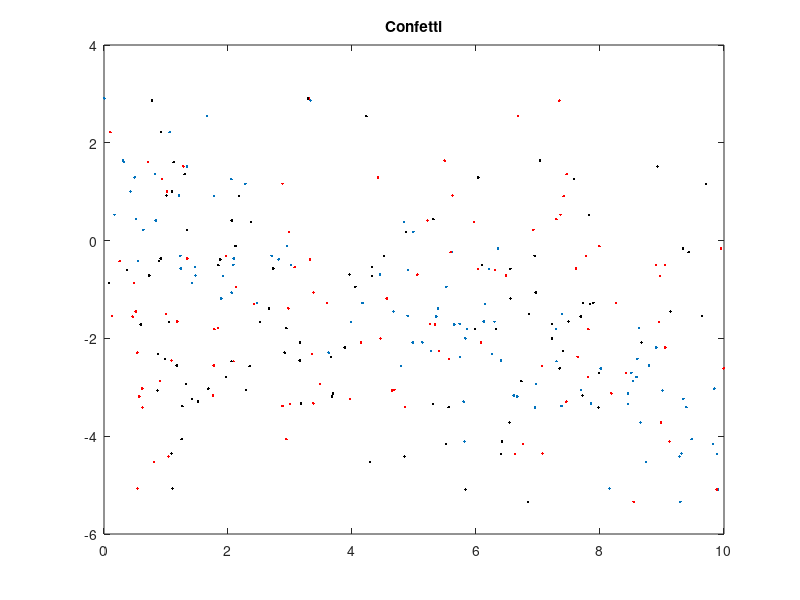
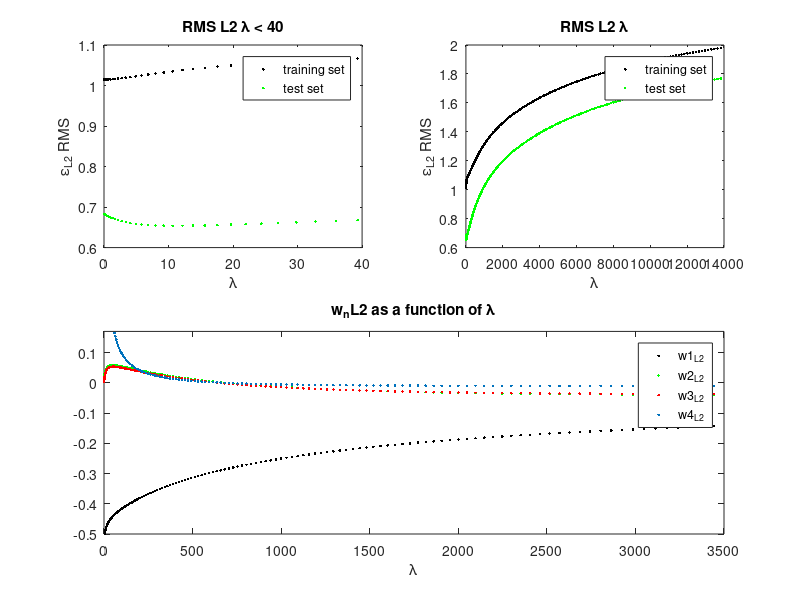
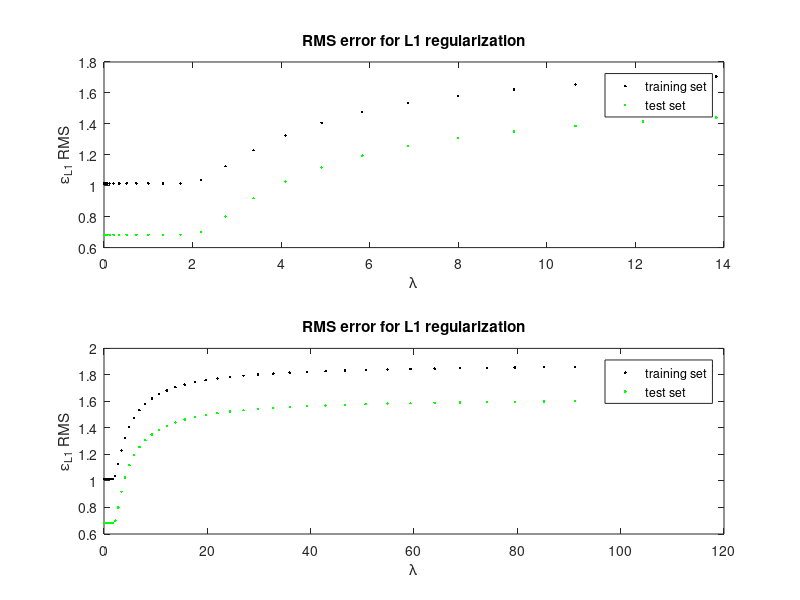
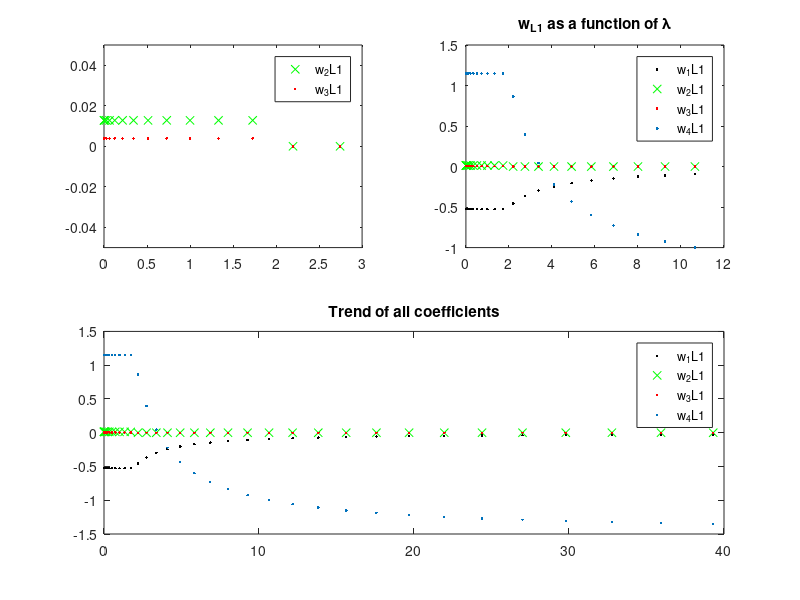

These charts were generated, in order, by the following MATLAB code:

clear

phi = load('hw2x.dat');
phi = [phi, ones(size(phi,1),1)];
y = load('hw2y.dat');

figure(1)
plot(phi(:,1), y, '.');
hold on;
plot(phi(:,2), y, '.r');
plot(phi(:,3), y, '.k');
title('Confetti')
hold off

% Partition the data randomly
% idx_test = [51, 29, 87, 93, 59, 1, 90, 23, 39, 96]; looks nice on the
% plots... bad doctoring of data, slap on the hand...
idxs = randperm(size(phi, 1));
idx_training = idxs(1:89);
idx_test = idxs(90:99);

phi_training = phi(idx_training, :);
y_training = y(idx_training);
phi_test = phi(idx_test, :);
y_test = y(idx_test);

lambdas = 0:0.1:24;
lambdas = lambdas .^ 3;
w = zeros(length(lambdas), size(phi,2));
for lambda = lambdas
  idx = lambda == lambdas;
  % Train the model
  w(idx, :) = pinv(phi_training' * phi_training ...
                + (lambda * eye(size(phi_training, 2)))) ...
                * (phi_training' * y_training);
  h_phi_training(:, idx) = phi_training * w(idx, :)';
  j_h_training(idx) = rms(h_phi_training(:, idx) - y_training);
  % Now compare to the test
  h_phi_test(:, idx) = phi_test * w(idx, :)';
  j_h_test(idx) = rms(h_phi_test(:, idx) - y_test);                          
end

% Now plot
figure(2); % RMS train / test vs lambda
subplot(2,2,1)
plot(lambdas(1:35), j_h_training(1:35), '.k')
title('RMS L2 \lambda < 40')
xlabel('\lambda')
ylabel('\epsilon_{L2} RMS')
hold on
plot(lambdas(1:35), j_h_test(1:35), '.g')
legend('training set', 'test set')
hold off

subplot(2,2,2)
plot(lambdas, j_h_training, '.k')
title('RMS L2 \lambda')
xlabel('\lambda')
ylabel('\epsilon_{L2} RMS')
hold on
plot(lambdas, j_h_test, '.g')
legend('training set', 'test set')
hold off

%figure(3); % Weights w_{L2} as a function of lambda
subplot(2,2,3:4)
plot(lambdas, w(:,1), '.k')
title('w_n{L2} as a function of \lambda')
xlabel('\lambda')
hold on
plot(lambdas, w(:,2), '.g')
plot(lambdas, w(:,3), '.r')
plot(lambdas, w(:,4), '.')
legend('w1_{L2}', 'w2_{L2}', 'w3_{L2}', 'w4_{L2}')
axis([0, 3500, -0.5, 0.17])
hold off

w_quad = zeros(length(lambdas), size(phi,2));
for lambda = lambdas
  idx = lambda == lambdas;
  w_quad(idx,:) = quadprog(2*(phi_training'*phi_training), ...
                      -2*(phi_training'*y_training), ...
                      lambda*[1,1,1,0;1,1,-1,0;1,-1,1,0;1,-1,-1,0;...
                              -1,1,1,0;-1,1,-1,0;-1,-1,1,0;-1,-1,-1,0],... 
                      [1;1;1;1;1;1;1;1]);
  h_phi_training_quad(:, idx) = phi_training * w_quad(idx, :)';
  j_h_training_quad(idx) = rms(h_phi_training_quad(:, idx) - y_training);
  % Now compare to the test
  h_phi_test_quad(:, idx) = phi_test * w_quad(idx, :)';
  j_h_test_quad(idx) = rms(h_phi_test_quad(:, idx) - y_test);
end

% Now plot
figure(3); % RMS train / test vs lambda
subplot(2,1,1)
plot(lambdas(1:25), j_h_training_quad(1:25), '.k')
title('RMS error for L1 regularization')
xlabel('\lambda')
ylabel('\epsilon_{L1} RMS')
hold on
plot(lambdas(1:25), j_h_test_quad(1:25), '.g')
legend('training set', 'test set')
hold off
subplot(2,1,2)
plot(lambdas(1:50), j_h_training_quad(1:50), '.k')
title('RMS error for L1 regularization')
xlabel('\lambda')
ylabel('\epsilon_{L1} RMS')
hold on
plot(lambdas(1:50), j_h_test_quad(1:50), '.g')
legend('training set', 'test set')
hold off

figure(4); % Weights as a function of lambda
subplot(2,2,1)
title('w_{L1} as a function of \lambda')
plot(lambdas, w_quad(:,2), 'xg')
hold on
plot(lambdas, w_quad(:,3), '.r')
legend('w_2{L1}', 'w_3{L1}')
axis([0, 3, -0.05, 0.05])
hold off
subplot(2,2,2)
plot(lambdas(1:23), w_quad(1:23,1), '.k')
title('w_{L1} as a function of \lambda')
hold on
plot(lambdas(1:23), w_quad(1:23,2), 'xg')
plot(lambdas(1:23), w_quad(1:23,3), '.r')
plot(lambdas(1:23), w_quad(1:23,4), '.')
legend('w_1{L1}', 'w_2{L1}', 'w_3{L1}','w_4{L1}')
hold off
subplot(2,2,3:4)
plot(lambdas(1:35), w_quad(1:35,1), '.k')
title('Trend of all coefficients')
hold on
plot(lambdas(1:35), w_quad(1:35,2), 'xg')
plot(lambdas(1:35), w_quad(1:35,3), '.r')
plot(lambdas(1:35), w_quad(1:35,4), '.')
legend('w_1{L1}', 'w_2{L1}', 'w_3{L1}','w_4{L1}')
hold off
